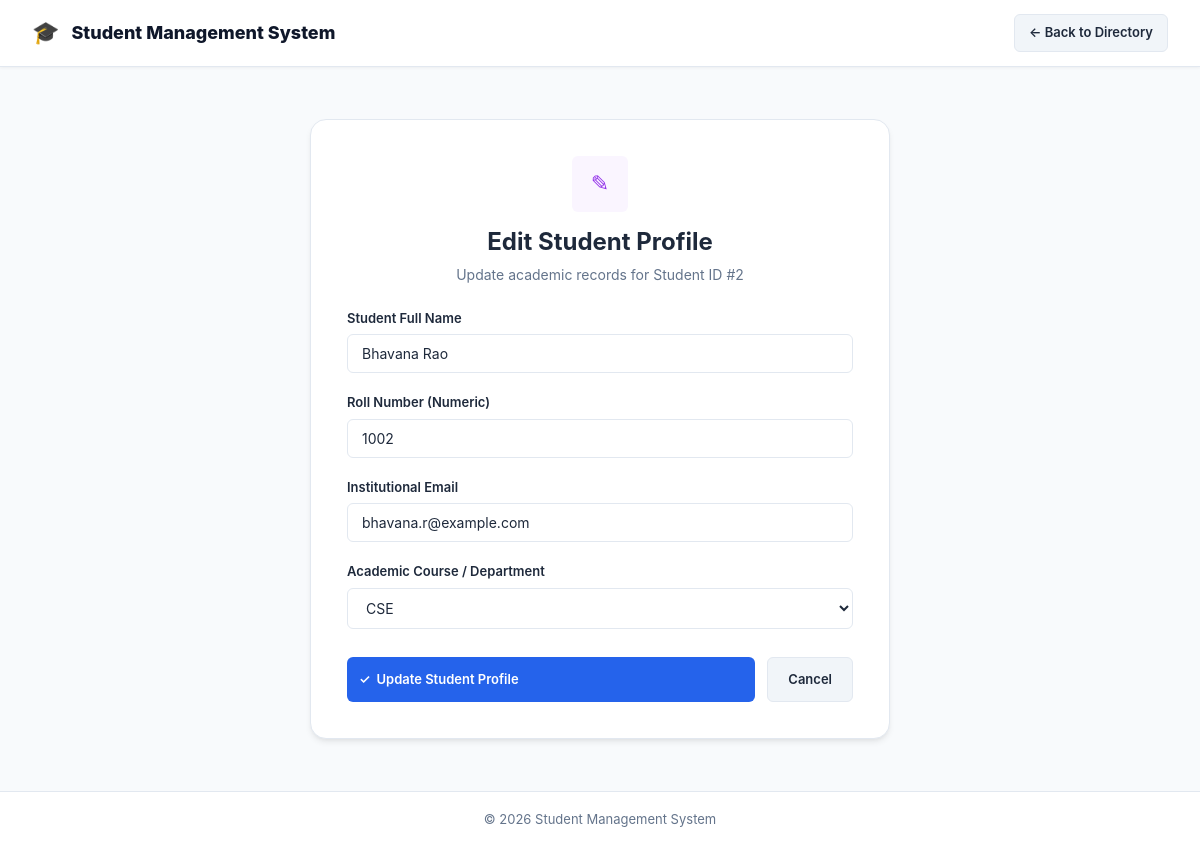
Page /edit.php?id=2 on the committed database.
### tables this page shows
CREATE TABLE IF NOT EXISTS students (
    id INT AUTO_INCREMENT PRIMARY KEY,
    name VARCHAR(100) NOT NULL,
    roll_no VARCHAR(30) NOT NULL UNIQUE,
    email VARCHAR(150) NOT NULL UNIQUE,
    course VARCHAR(100) NOT NULL
);

### edit.php (the view, shortened to what this page needs)
<?php
require "db.php";
$id = filter_input(INPUT_GET, "id", FILTER_VALIDATE_INT);
$stmt = $conn->prepare("SELECT name, roll_no, email, course FROM students WHERE id = ?");
$stmt->bind_param("i", $id);
$stmt->execute();
$student = $stmt->get_result()->fetch_assoc();
?>
<!DOCTYPE html>
<html lang="en">
<head>
    <link rel="stylesheet" href="style.css">
</head>
<body>
    <header class="navbar">
        <a href="index.php" class="nav-brand">
            <span style="font-size: 22px;">&#127891;</span>
            <span>Student Management System</span>
        </a>
        <a href="index.php" class="btn btn-secondary">
            &larr; Back to Directory
        </a>
    </header>
    <main class="container">
        <div class="form-card">
            <div style="text-align: center; margin-bottom: 24px;">
                <div class="stat-icon purple" style="margin: 0 auto 12px; width: 56px; height: 56px;">&#9998;</div>
                <h2>Edit Student Profile</h2>
                <p style="color: var(--text-muted); font-size: 14px; margin-top: 4px;">
                    Update academic records for Student ID #<?= (int)$id ?>
                </p>
            </div>
            <form method="POST">
                <div class="form-group">
                    <label for="name">Student Full Name</label>
                    <input type="text" id="name" name="name" class="form-control"
                           maxlength="100" required value="<?= htmlspecialchars($student["name"]) ?>">
                </div>
                <div class="form-group">
                    <label for="roll_no">Roll Number (Numeric)</label>
                    <input type="text" id="roll_no" name="roll_no" class="form-control"
                           maxlength="30" required value="<?= htmlspecialchars($student["roll_no"]) ?>">
                </div>
                <div class="form-group">
                    <label for="email">Institutional Email</label>
                    <input type="email" id="email" name="email" class="form-control"
                           maxlength="150" required value="<?= htmlspecialchars($student["email"]) ?>">
                </div>
                <div class="form-group">
                    <label for="course">Academic Course / Department</label>
                    <select id="course" name="course" class="form-control" required>
                        <?php foreach (["CSE", "IT", "AIML", "ECE"] as $c) { ?>
                            <option value="<?= $c ?>" <?= $student["course"] === $c ? "selected" : "" ?>>
                                <?= $c ?>
                            </option>
                        <?php } ?>
                    </select>
                </div>
                <div style="display: flex; gap: 12px; margin-top: 28px;">
                    <button type="submit" class="btn btn-primary" style="flex: 1; padding: 12px;">
                        <span>&#10003;</span> Update Student Profile
                    </button>
                    <a href="index.php" class="btn btn-secondary" style="padding: 12px 20px;">
                        Cancel
                    </a>
                </div>
            </form>
        </div>
    </main>
    <footer class="footer">
        <p>&copy; 2026 Student Management System</p>
    </footer>
</body>
</html>

### style.css (style rules this page uses)
:root { --primary: #2563eb; --primary-dark: #1d4ed8; --primary-light: #eff6ff; --secondary: #0f172a; --text-main: #1e293b; --text-muted: #64748b; --border: #e2e8f0; --bg-page: #f8fafc; --bg-card: #ffffff; --success: #10b981; --success-light: #f0fdf4; --warning: #f59e0b; --warning-light: #fffbeb; --danger: #ef4444; --danger-light: #fef2f2; --radius-sm: 6px; --radius-md: 10px; --radius-lg: 16px; --shadow-sm: 0 1px 3px rgba(0, 0, 0, 0.05); --shadow-md: 0 4px 6px -1px rgba(0, 0, 0, 0.08), 0 2px 4px -2px rgba(0, 0, 0, 0.05); --shadow-lg: 0 10px 15px -3px rgba(0, 0, 0, 0.08), 0 4px 6px -4px rgba(0, 0, 0, 0.04); }
* { box-sizing: border-box; margin: 0; padding: 0; font-family: -apple-system, BlinkMacSystemFont, "Segoe UI", Roboto, "Helvetica Neue", Arial, sans-serif; }
body { background-color: var(--bg-page); color: var(--text-main); line-height: 1.5; min-height: 100vh; display: flex; flex-direction: column; }
.navbar { background-color: #ffffff; border-bottom: 1px solid var(--border); padding: 14px 32px; display: flex; justify-content: space-between; align-items: center; box-shadow: var(--shadow-sm); position: sticky; top: 0; z-index: 50; }
.nav-brand { display: flex; align-items: center; gap: 12px; text-decoration: none; color: var(--secondary); font-weight: 800; font-size: 18px; }
.container { max-width: 1200px; margin: 0 auto; padding: 32px 24px; width: 100%; flex: 1; }
.stat-icon { width: 48px; height: 48px; border-radius: var(--radius-sm); display: flex; align-items: center; justify-content: center; font-size: 22px; }
.stat-icon.purple { background: #faf5ff; color: #9333ea; }
.btn { display: inline-flex; align-items: center; gap: 6px; padding: 8px 14px; font-size: 13px; font-weight: 600; border-radius: var(--radius-sm); cursor: pointer; text-decoration: none; border: none; transition: all 0.2s ease; }
.btn-primary { background-color: var(--primary); color: #ffffff; }
.btn-secondary { background: #f1f5f9; color: var(--text-main); border: 1px solid var(--border); }
.form-card { max-width: 580px; margin: 20px auto; background: #ffffff; border: 1px solid var(--border); border-radius: var(--radius-lg); padding: 36px; box-shadow: var(--shadow-md); }
.form-group { margin-bottom: 20px; }
.form-group label { display: block; font-size: 13px; font-weight: 600; color: var(--text-main); margin-bottom: 6px; }
.form-control { width: 100%; padding: 10px 14px; border: 1.5px solid var(--border); border-radius: var(--radius-sm); font-size: 14px; background: #fff; color: var(--text-main); transition: all 0.2s ease; }
.footer { background: #ffffff; border-top: 1px solid var(--border); padding: 18px 24px; text-align: center; font-size: 13px; color: var(--text-muted); margin-top: auto; }

### rows in the picture
students: name "Bhavana Rao", roll_no "1002", email "bhavana.r@example.com"

### other values in the picture
$id "2"
form field course "CSE"
